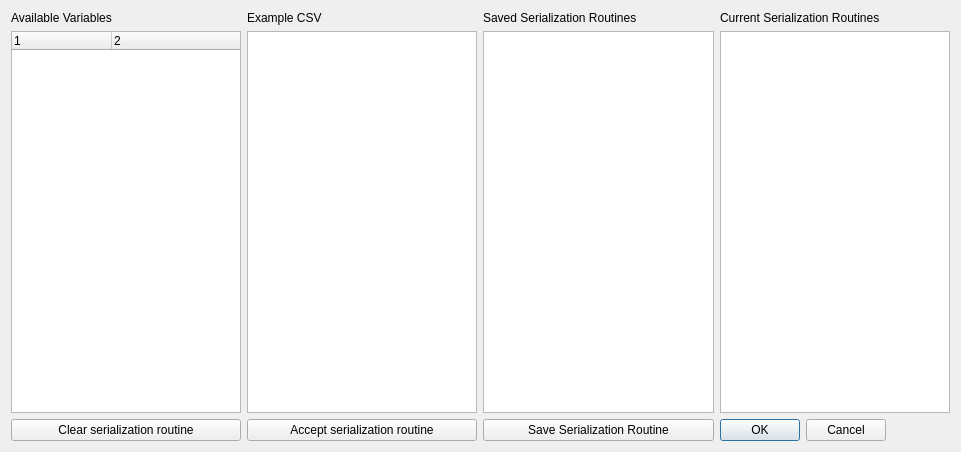
<?xml version="1.0" encoding="UTF-8"?>
<ui version="4.0">
 <class>csv_wizard</class>
 <widget class="QDialog" name="csv_wizard">
  <property name="geometry">
   <rect>
    <x>0</x>
    <y>0</y>
    <width>961</width>
    <height>452</height>
   </rect>
  </property>
  <property name="windowTitle">
   <string>Dialog</string>
  </property>
  <layout class="QGridLayout" name="gridLayout">
   <item row="2" column="1">
    <widget class="QTableWidget" name="table_current_example">
     <property name="dragEnabled">
      <bool>false</bool>
     </property>
     <property name="dragDropMode">
      <enum>QAbstractItemView::DragDrop</enum>
     </property>
    </widget>
   </item>
   <item row="4" column="0">
    <widget class="QPushButton" name="btn_clear_current_routine">
     <property name="text">
      <string>Clear serialization routine</string>
     </property>
    </widget>
   </item>
   <item row="2" column="3">
    <widget class="QListWidget" name="list_saved_routines">
     <property name="sizePolicy">
      <sizepolicy hsizetype="Expanding" vsizetype="Expanding">
       <horstretch>0</horstretch>
       <verstretch>0</verstretch>
      </sizepolicy>
     </property>
     <property name="dragEnabled">
      <bool>true</bool>
     </property>
     <property name="dragDropMode">
      <enum>QAbstractItemView::DragOnly</enum>
     </property>
    </widget>
   </item>
   <item row="0" column="3">
    <widget class="QLabel" name="label_4">
     <property name="text">
      <string>Saved Serialization Routines</string>
     </property>
    </widget>
   </item>
   <item row="0" column="1">
    <widget class="QLabel" name="label_3">
     <property name="text">
      <string>Example CSV</string>
     </property>
    </widget>
   </item>
   <item row="0" column="0">
    <widget class="QLabel" name="label">
     <property name="text">
      <string>Available Variables</string>
     </property>
    </widget>
   </item>
   <item row="2" column="0">
    <widget class="QTreeWidget" name="tree_available_variables">
     <property name="tabKeyNavigation">
      <bool>true</bool>
     </property>
     <property name="dragEnabled">
      <bool>true</bool>
     </property>
     <property name="dragDropMode">
      <enum>QAbstractItemView::DragOnly</enum>
     </property>
     <property name="columnCount">
      <number>2</number>
     </property>
     <column>
      <property name="text">
       <string notr="true">1</string>
      </property>
     </column>
     <column>
      <property name="text">
       <string notr="true">2</string>
      </property>
     </column>
    </widget>
   </item>
   <item row="4" column="1">
    <widget class="QPushButton" name="btn_accept_current_routine">
     <property name="text">
      <string>Accept serialization routine</string>
     </property>
    </widget>
   </item>
   <item row="4" column="4">
    <widget class="QDialogButtonBox" name="btn_accept_cancel">
     <property name="sizePolicy">
      <sizepolicy hsizetype="Fixed" vsizetype="Minimum">
       <horstretch>0</horstretch>
       <verstretch>0</verstretch>
      </sizepolicy>
     </property>
     <property name="orientation">
      <enum>Qt::Horizontal</enum>
     </property>
     <property name="standardButtons">
      <set>QDialogButtonBox::Cancel|QDialogButtonBox::Ok</set>
     </property>
    </widget>
   </item>
   <item row="2" column="4">
    <widget class="QListWidget" name="list_current_routines">
     <property name="dragDropMode">
      <enum>QAbstractItemView::DropOnly</enum>
     </property>
    </widget>
   </item>
   <item row="0" column="4">
    <widget class="QLabel" name="label_2">
     <property name="text">
      <string>Current Serialization Routines</string>
     </property>
    </widget>
   </item>
   <item row="4" column="3">
    <widget class="QPushButton" name="btn_save_current_routine">
     <property name="text">
      <string>Save Serialization Routine</string>
     </property>
    </widget>
   </item>
  </layout>
 </widget>
 <resources/>
 <connections>
  <connection>
   <sender>btn_accept_cancel</sender>
   <signal>accepted()</signal>
   <receiver>csv_wizard</receiver>
   <slot>accept()</slot>
   <hints>
    <hint type="sourcelabel">
     <x>248</x>
     <y>254</y>
    </hint>
    <hint type="destinationlabel">
     <x>157</x>
     <y>274</y>
    </hint>
   </hints>
  </connection>
  <connection>
   <sender>btn_accept_cancel</sender>
   <signal>rejected()</signal>
   <receiver>csv_wizard</receiver>
   <slot>reject()</slot>
   <hints>
    <hint type="sourcelabel">
     <x>316</x>
     <y>260</y>
    </hint>
    <hint type="destinationlabel">
     <x>286</x>
     <y>274</y>
    </hint>
   </hints>
  </connection>
 </connections>
</ui>
